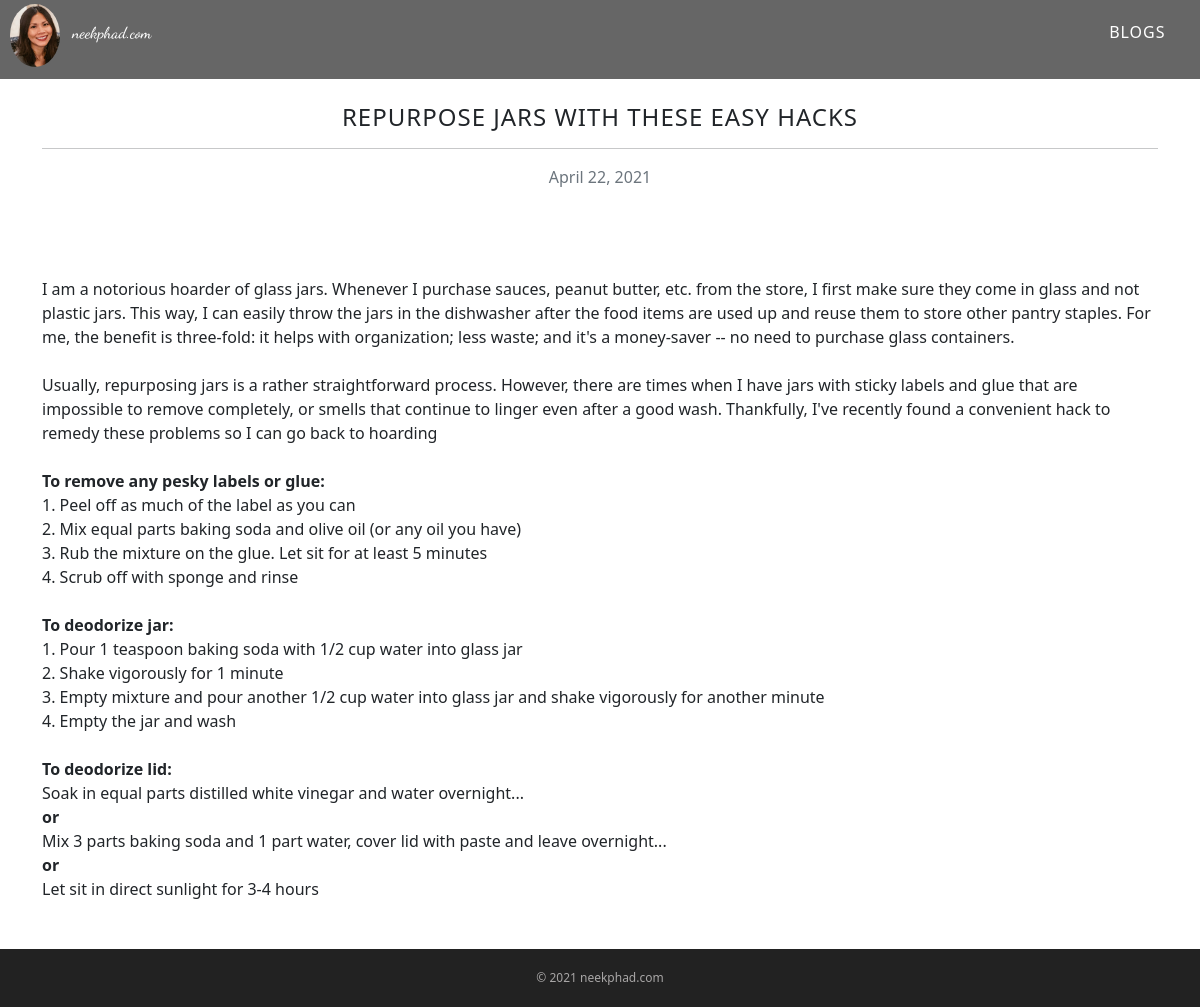
Page /blog/3/repurpose-jars-these-easy-hacks/ on the earlier database version.
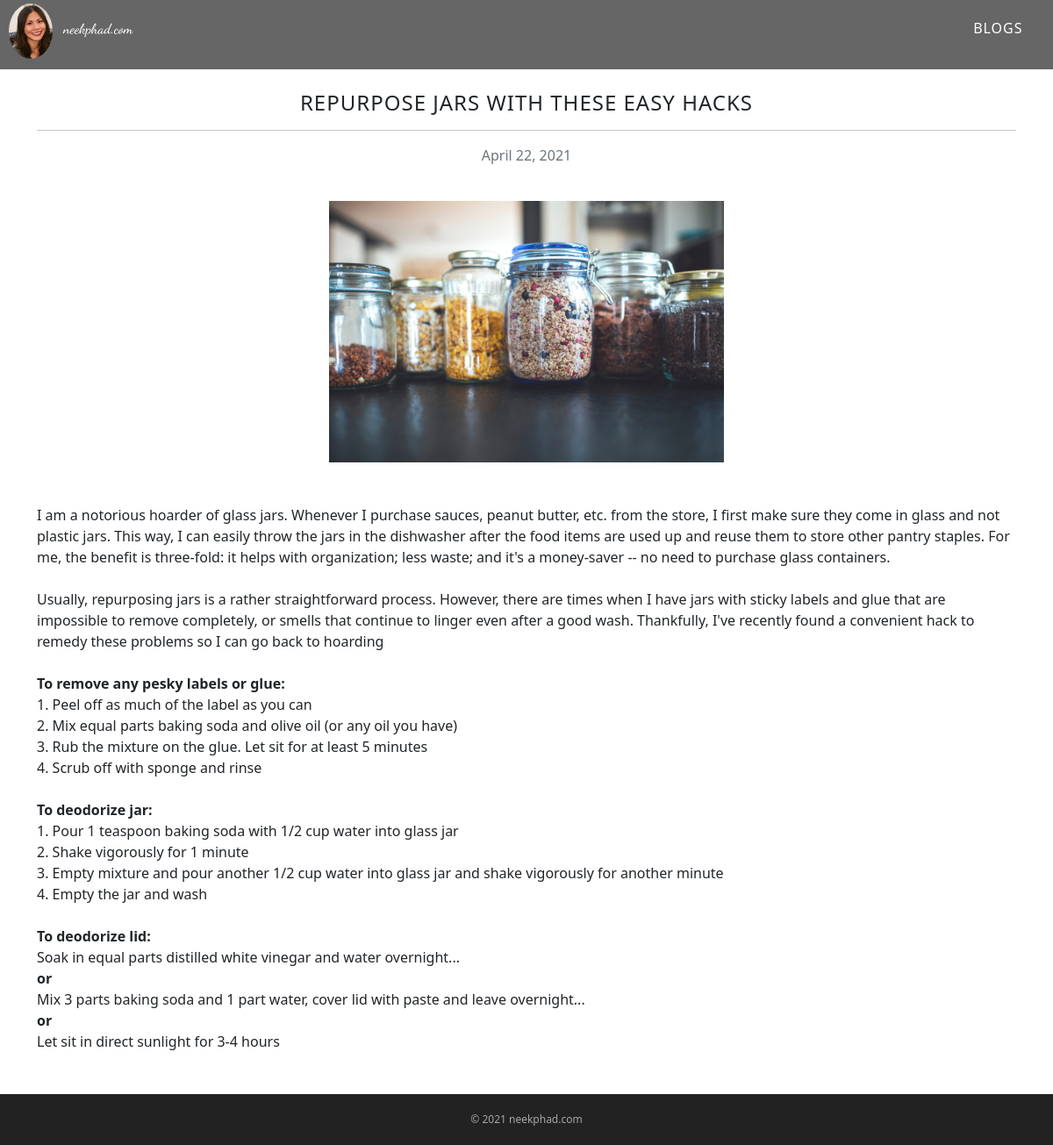
Same page on the later database version.
### website/models.py (models this page shows, shortened)
class Blog(models.Model):
    title = models.CharField(max_length=200, blank=False)
    slug = models.SlugField(max_length=200, null=True, blank=False)
    description = models.TextField()
    date = models.DateField()
    image = models.ImageField(upload_to='images/', null=True, blank=True)
    url = models.URLField(blank=True)
    class Meta:
        ordering = ['-date']

### website/views.py (the view)
# urls.py: path('blog/<int:blog_id>/<slug:slug>/', views.blog_detail, name='blog_detail'),
def blog_detail(request, blog_id, slug):
    blog = get_object_or_404(Blog, pk=blog_id, slug=slug)
    return render(request, 'blog_detail.html', {'blog':blog})

### website/templates/blog_detail.html (shortened to what this page needs)
{% extends 'base.html' %}
{% load static %}
{% block content %}
<section>
<div class="container">
    <div class="row">
        <div class="col-md-12 mb-4 mt-4 center">
            <div class="blog-detail">
                <h4>{{ blog.title }}</h4>
                <hr>
                <p class="text-muted text-center">{{ blog.date|date:'F d, Y' }}</p>
                <br>
                {% if blog.image %}
                <img class="blog-detail-image" src="{{ blog.image.url }}">
                {% endif %}
                <br>
                <br>
                <p class="card-text">{{ blog.description|safe }}</p>
            </div>
            <br>
        </div>
    </div>
</div>
</section>
{% endblock %}

Differences in the rows shown:
changed Blog "REPURPOSE JARS WITH THESE EASY HACKS": image: picture added
